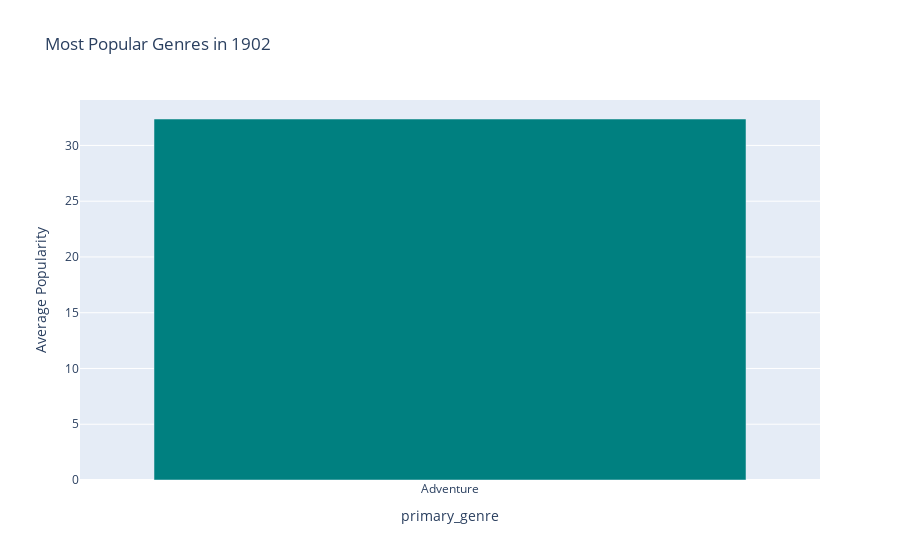

Notebook cell for this chart:
### Code cell
import pandas as pd
import plotly.express as px
import ipywidgets as widgets
from ipywidgets import interact

# Convert 'release_date' to datetime and extract the year
df['release_date'] = pd.to_datetime(df['release_date'], errors='coerce')  # Coerce will handle invalid dates
df['year'] = df['release_date'].dt.year  # Extract the year from release_date

# Function to update the plot based on year selection
def update_genre_plot(year):
    # Filter the dataframe for the selected year
    filtered_df = df[df['year'] == year]
    
    # Check if filtered_df is empty
    if filtered_df.empty:
        print(f"No data available for the year {year}.")
        return
    
    # Calculate the average popularity by genre for the selected year
    genre_popularity = filtered_df.groupby('primary_genre')['popularity'].mean().sort_values(ascending=False).head(5)
    
    # Create a bar chart
    fig = px.bar(genre_popularity, x=genre_popularity.index, y=genre_popularity.values,
                 labels={'x': 'Genre', 'y': 'Average Popularity'},
                 title=f'Most Popular Genres in {year}',
                 color_discrete_sequence=['#008080'])
    fig.show()

# Create an interactive widget for selecting the year
year_widget = widgets.IntSlider(min=df['year'].min(), max=df['year'].max(), step=1, value=df['year'].min(), 
                                 description="Select Year:")

# Link the widget to the update function
interact(update_genre_plot, year=year_widget)

### Figure 1 — Plotly figure (JSON) as saved in the notebook; plotly's stock layout.template omitted (floating-point values rounded to 4 significant figures)
{"data": [{"alignmentgroup": "True", "hovertemplate": "primary_genre=%{x}<br>Average Popularity=%{y}<extra></extra>", "legendgroup": "", "marker": {"color": "#008080", "pattern": {"shape": ""}}, "name": "", "offsetgroup": "", "orientation": "v", "showlegend": false, "textposition": "auto", "type": "bar", "x": ["Adventure"], "xaxis": "x", "y": [32.37], "yaxis": "y"}], "layout": {"barmode": "relative", "legend": {"tracegroupgap": 0}, "title": {"text": "Most Popular Genres in 1902"}, "xaxis": {"anchor": "y", "domain": [0, 1], "title": {"text": "primary_genre"}}, "yaxis": {"anchor": "x", "domain": [0, 1], "title": {"text": "Average Popularity"}}}}
